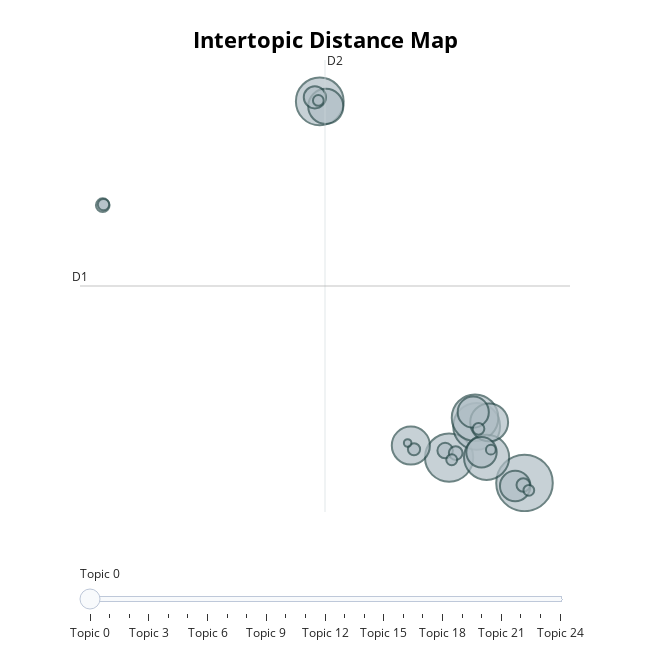

The code cell stored with this chart in its notebook:
### Code cell
# 6) Build K-Means for BERTopic
kmeans = KMeans(n_clusters=25, random_state=42, n_init='auto')

# 7) Your other components (reuse from your pipeline)
vectorizer_model = CountVectorizer(stop_words="english", min_df=2, ngram_range=(1,2))

# If you already defined representation_model (KeyBERT/POS/MMR/Gemini), reuse it:
# representation_model = {...}

# If you also want UMAP for topic *visualization* and global topic embedding inside BERTopic,
# keep a separate low-d UMAP (e.g., 5) as you had before:
umap_for_topics = UMAP(
    n_neighbors=15, n_components=5, min_dist=0.0, metric='cosine', random_state=42
)

# 8) Fit BERTopic with K-Means
topic_model_kmeans = BERTopic(
    embedding_model=embedding_model,          # we pass precomputed embeddings explicitly
    umap_model=umap_for_topics,    # for topic embedding & plotting inside BERTopic
    hdbscan_model=kmeans,          # <-- the key change
    vectorizer_model=vectorizer_model,
    representation_model=representation_model,  # if you used one before
    calculate_probabilities=False, # k-means doesn't yield calibrated probs
    top_n_words=10,
    verbose=True
)

topics, _ = topic_model_kmeans.fit_transform(full_text_list, embeddings)

# 4) Show names on the plot (version-proof)
info = topic_model_kmeans.get_topic_info()
labels = {int(r.Topic): r.Name for _, r in info[info["Topic"] != -1].iterrows()}
labels[-1] = "Outliers"

try:
    topic_model_kmeans.set_topic_labels(labels)        # newer versions
    fig = topic_model_kmeans.visualize_topics(custom_labels=True)
except AttributeError:
    fig = topic_model_kmeans.visualize_topics(custom_labels=labels)  # older versions

fig

### Figure 1 — Plotly figure (JSON) as saved in the notebook; plotly's stock layout.template omitted (floating-point values rounded to 4 significant figures)
{"data": [{"customdata": [[0, "0_palisades_pacific_pacific palisades_wildfire", 5645], [1, "1_help_support_relief_wildfire", 4105], [2, "2_trump_newsom_gavin_california", 4023], [3, "3_wildfire_calfire_california_fires", 3875], [4, "4_water_wildfire_climate_climate change", 3823], [5, "5_wildfire_safe_home_california", 3600], [6, "6_relief_wildfire relief_benefit_efforts", 2560], [7, "7_like wildfire_like_spread_spread like", 2534], [8, "8_prevention_wildfire prevention_billion_budget", 2175], [9, "9_insurance_wildfire_companies_state", 1713], [10, "10_winds_southern_southern california_risk", 1642], [11, "11_smoke_air_wildfire smoke_health", 1630], [12, "12_aid_wildfire aid_trump_california", 865], [13, "13_gouging_price gouging_price_elon", 423], [14, "14_bit help_help makes_sharing bit_gofundme donating", 331], [15, "15_breakthrough_wildfire firefighting_want tragedies_tragedies continue", 328], [16, "16_county jan_wildfire reported_reported los_breaking new", 322], [17, "17_meghan_harry_prince_prince harry", 264], [18, "18_settlement_spencer_spencer pratt_pratt", 240], [19, "19_changes wildfire_prevention strategies_signing_petition", 227], [20, "20_thank thoughts_relief thank_thoughts prayers_contribution", 212], [21, "21_alto_networks_incident_palo alto", 204], [22, "22_moraga_fair_vetoed_vetoed wildfire", 204], [23, "23_child_jean smart_san francisco_francisco", 169], [24, "24_wallet_solana_taking break_ive lost", 101]], "hovertemplate": "<b>Topic %{customdata[0]}</b><br>%{customdata[1]}<br>Size: %{customdata[2]}", "legendgroup": "", "marker": {"color": "#B0BEC5", "line": {"color": "DarkSlateGrey", "width": 2}, "size": [5645, 4105, 4023, 3875, 3823, 3600, 2560, 2534, 2175, 1713, 1642, 1630, 865, 423, 331, 328, 322, 264, 240, 227, 212, 204, 204, 169, 101], "sizemode": "area", "sizeref": 3.528, "symbol": "circle"}, "mode": "markers", "name": "", "orientation": "v", "showlegend": false, "type": "scatter", "x": [11.74, 8.466, 2.844, 9.664, 9.593, 10.1, 6.802, 10.21, 3.105, 9.515, 11.34, 9.874, 2.63, 8.294, 8.752, -6.59, 11.69, 6.94, 9.745, -6.557, 8.58, 11.93, 2.781, 10.28, 6.664], "xaxis": "x", "y": [-7.922, -6.454, 14.15, -4.647, -4.152, -6.441, -5.761, -4.418, 13.87, -3.826, -8.104, -6.151, 14.4, -6.05, -6.193, 8.153, -8.041, -5.974, -4.792, 8.185, -6.583, -8.353, 14.22, -5.996, -5.613], "yaxis": "y"}], "layout": {"annotations": [{"showarrow": false, "text": "D1", "x": -7.579, "y": 3.474, "yshift": 10}, {"showarrow": false, "text": "D2", "x": 3.071, "xshift": 10, "y": 16.55}], "height": 650, "hoverlabel": {"bgcolor": "white", "font": {"family": "Rockwell", "size": 16}}, "legend": {"itemsizing": "constant", "tracegroupgap": 0}, "margin": {"t": 60}, "shapes": [{"line": {"color": "#CFD8DC", "width": 2}, "type": "line", "x0": 3.071, "x1": 3.071, "y0": -9.606, "y1": 16.55}, {"line": {"color": "#9E9E9E", "width": 2}, "type": "line", "x0": -7.579, "x1": 13.72, "y0": 3.474, "y1": 3.474}], "sliders": [{"active": 0, "pad": {"t": 50}, "steps": [{"args": [{"marker.color": [["red", "#B0BEC5", "#B0BEC5", "#B0BEC5", "#B0BEC5", "#B0BEC5", "#B0BEC5", "#B0BEC5", "#B0BEC5", "#B0BEC5", "#B0BEC5", "#B0BEC5", "#B0BEC5", "#B0BEC5", "#B0BEC5", "#B0BEC5", "#B0BEC5", "#B0BEC5", "#B0BEC5", "#B0BEC5", "#B0BEC5", "#B0BEC5", "#B0BEC5", "#B0BEC5", "#B0BEC5"]]}], "label": "Topic 0", "method": "update"}, {"args": [{"marker.color": [["#B0BEC5", "red", "#B0BEC5", "#B0BEC5", "#B0BEC5", "#B0BEC5", "#B0BEC5", "#B0BEC5", "#B0BEC5", "#B0BEC5", "#B0BEC5", "#B0BEC5", "#B0BEC5", "#B0BEC5", "#B0BEC5", "#B0BEC5", "#B0BEC5", "#B0BEC5", "#B0BEC5", "#B0BEC5", "#B0BEC5", "#B0BEC5", "#B0BEC5", "#B0BEC5", "#B0BEC5"]]}], "label": "Topic 1", "method": "update"}, {"args": [{"marker.color": [["#B0BEC5", "#B0BEC5", "red", "#B0BEC5", "#B0BEC5", "#B0BEC5", "#B0BEC5", "#B0BEC5", "#B0BEC5", "#B0BEC5", "#B0BEC5", "#B0BEC5", "#B0BEC5", "#B0BEC5", "#B0BEC5", "#B0BEC5", "#B0BEC5", "#B0BEC5", "#B0BEC5", "#B0BEC5", "#B0BEC5", "#B0BEC5", "#B0BEC5", "#B0BEC5", "#B0BEC5"]]}], "label": "Topic 2", "method": "update"}, {"args": [{"marker.color": [["#B0BEC5", "#B0BEC5", "#B0BEC5", "red", "#B0BEC5", "#B0BEC5", "#B0BEC5", "#B0BEC5", "#B0BEC5", "#B0BEC5", "#B0BEC5", "#B0BEC5", "#B0BEC5", "#B0BEC5", "#B0BEC5", "#B0BEC5", "#B0BEC5", "#B0BEC5", "#B0BEC5", "#B0BEC5", "#B0BEC5", "#B0BEC5", "#B0BEC5", "#B0BEC5", "#B0BEC5"]]}], "label": "Topic 3", "method": "update"}, {"args": [{"marker.color": [["#B0BEC5", "#B0BEC5", "#B0BEC5", "#B0BEC5", "red", "#B0BEC5", "#B0BEC5", "#B0BEC5", "#B0BEC5", "#B0BEC5", "#B0BEC5", "#B0BEC5", "#B0BEC5", "#B0BEC5", "#B0BEC5", "#B0BEC5", "#B0BEC5", "#B0BEC5", "#B0BEC5", "#B0BEC5", "#B0BEC5", "#B0BEC5", "#B0BEC5", "#B0BEC5", "#B0BEC5"]]}], "label": "Topic 4", "method": "update"}, {"args": [{"marker.color": [["#B0BEC5", "#B0BEC5", "#B0BEC5", "#B0BEC5", "#B0BEC5", "red", "#B0BEC5", "#B0BEC5", "#B0BEC5", "#B0BEC5", "#B0BEC5", "#B0BEC5", "#B0BEC5", "#B0BEC5", "#B0BEC5", "#B0BEC5", "#B0BEC5", "#B0BEC5", "#B0BEC5", "#B0BEC5", "#B0BEC5", "#B0BEC5", "#B0BEC5", "#B0BEC5", "#B0BEC5"]]}], "label": "Topic 5", "method": "update"}, {"args": [{"marker.color": [["#B0BEC5", "#B0BEC5", "#B0BEC5", "#B0BEC5", "#B0BEC5", "#B0BEC5", "red", "#B0BEC5", "#B0BEC5", "#B0BEC5", "#B0BEC5", "#B0BEC5", "#B0BEC5", "#B0BEC5", "#B0BEC5", "#B0BEC5", "#B0BEC5", "#B0BEC5", "#B0BEC5", "#B0BEC5", "#B0BEC5", "#B0BEC5", "#B0BEC5", "#B0BEC5", "#B0BEC5"]]}], "label": "Topic 6", "method": "update"}, {"args": [{"marker.color": [["#B0BEC5", "#B0BEC5", "#B0BEC5", "#B0BEC5", "#B0BEC5", "#B0BEC5", "#B0BEC5", "red", "#B0BEC5", "#B0BEC5", "#B0BEC5", "#B0BEC5", "#B0BEC5", "#B0BEC5", "#B0BEC5", "#B0BEC5", "#B0BEC5", "#B0BEC5", "#B0BEC5", "#B0BEC5", "#B0BEC5", "#B0BEC5", "#B0BEC5", "#B0BEC5", "#B0BEC5"]]}], "label": "Topic 7", "method": "update"}, {"args": [{"marker.color": [["#B0BEC5", "#B0BEC5", "#B0BEC5", "#B0BEC5", "#B0BEC5", "#B0BEC5", "#B0BEC5", "#B0BEC5", "red", "#B0BEC5", "#B0BEC5", "#B0BEC5", "#B0BEC5", "#B0BEC5", "#B0BEC5", "#B0BEC5", "#B0BEC5", "#B0BEC5", "#B0BEC5", "#B0BEC5", "#B0BEC5", "#B0BEC5", "#B0BEC5", "#B0BEC5", "#B0BEC5"]]}], "label": "Topic 8", "method": "update"}, {"args": [{"marker.color": [["#B0BEC5", "#B0BEC5", "#B0BEC5", "#B0BEC5", "#B0BEC5", "#B0BEC5", "#B0BEC5", "#B0BEC5", "#B0BEC5", "red", "#B0BEC5", "#B0BEC5", "#B0BEC5", "#B0BEC5", "#B0BEC5", "#B0BEC5", "#B0BEC5", "#B0BEC5", "#B0BEC5", "#B0BEC5", "#B0BEC5", "#B0BEC5", "#B0BEC5", "#B0BEC5", "#B0BEC5"]]}], "label": "Topic 9", "method": "update"}, {"args": [{"marker.color": [["#B0BEC5", "#B0BEC5", "#B0BEC5", "#B0BEC5", "#B0BEC5", "#B0BEC5", "#B0BEC5", "#B0BEC5", "#B0BEC5", "#B0BEC5", "red", "#B0BEC5", "#B0BEC5", "#B0BEC5", "#B0BEC5", "#B0BEC5", "#B0BEC5", "#B0BEC5", "#B0BEC5", "#B0BEC5", "#B0BEC5", "#B0BEC5", "#B0BEC5", "#B0BEC5", "#B0BEC5"]]}], "label": "Topic 10", "method": "update"}, {"args": [{"marker.color": [["#B0BEC5", "#B0BEC5", "#B0BEC5", "#B0BEC5", "#B0BEC5", "#B0BEC5", "#B0BEC5", "#B0BEC5", "#B0BEC5", "#B0BEC5", "#B0BEC5", "red", "#B0BEC5", "#B0BEC5", "#B0BEC5", "#B0BEC5", "#B0BEC5", "#B0BEC5", "#B0BEC5", "#B0BEC5", "#B0BEC5", "#B0BEC5", "#B0BEC5", "#B0BEC5", "#B0BEC5"]]}], "label": "Topic 11", "method": "update"}, {"args": [{"marker.color": [["#B0BEC5", "#B0BEC5", "#B0BEC5", "#B0BEC5", "#B0BEC5", "#B0BEC5", "#B0BEC5", "#B0BEC5", "#B0BEC5", "#B0BEC5", "#B0BEC5", "#B0BEC5", "red", "#B0BEC5", "#B0BEC5", "#B0BEC5", "#B0BEC5", "#B0BEC5", "#B0BEC5", "#B0BEC5", "#B0BEC5", "#B0BEC5", "#B0BEC5", "#B0BEC5", "#B0BEC5"]]}], "label": "Topic 12", "method": "update"}, {"args": [{"marker.color": [["#B0BEC5", "#B0BEC5", "#B0BEC5", "#B0BEC5", "#B0BEC5", "#B0BEC5", "#B0BEC5", "#B0BEC5", "#B0BEC5", "#B0BEC5", "#B0BEC5", "#B0BEC5", "#B0BEC5", "red", "#B0BEC5", "#B0BEC5", "#B0BEC5", "#B0BEC5", "#B0BEC5", "#B0BEC5", "#B0BEC5", "#B0BEC5", "#B0BEC5", "#B0BEC5", "#B0BEC5"]]}], "label": "Topic 13", "method": "update"}, {"args": [{"marker.color": [["#B0BEC5", "#B0BEC5", "#B0BEC5", "#B0BEC5", "#B0BEC5", "#B0BEC5", "#B0BEC5", "#B0BEC5", "#B0BEC5", "#B0BEC5", "#B0BEC5", "#B0BEC5", "#B0BEC5", "#B0BEC5", "red", "#B0BEC5", "#B0BEC5", "#B0BEC5", "#B0BEC5", "#B0BEC5", "#B0BEC5", "#B0BEC5", "#B0BEC5", "#B0BEC5", "#B0BEC5"]]}], "label": "Topic 14", "method": "update"}, {"args": [{"marker.color": [["#B0BEC5", "#B0BEC5", "#B0BEC5", "#B0BEC5", "#B0BEC5", "#B0BEC5", "#B0BEC5", "#B0BEC5", "#B0BEC5", "#B0BEC5", "#B0BEC5", "#B0BEC5", "#B0BEC5", "#B0BEC5", "#B0BEC5", "red", "#B0BEC5", "#B0BEC5", "#B0BEC5", "#B0BEC5", "#B0BEC5", "#B0BEC5", "#B0BEC5", "#B0BEC5", "#B0BEC5"]]}], "label": "Topic 15", "method": "update"}, {"args": [{"marker.color": [["#B0BEC5", "#B0BEC5", "#B0BEC5", "#B0BEC5", "#B0BEC5", "#B0BEC5", "#B0BEC5", "#B0BEC5", "#B0BEC5", "#B0BEC5", "#B0BEC5", "#B0BEC5", "#B0BEC5", "#B0BEC5", "#B0BEC5", "#B0BEC5", "red", "#B0BEC5", "#B0BEC5", "#B0BEC5", "#B0BEC5", "#B0BEC5", "#B0BEC5", "#B0BEC5", "#B0BEC5"]]}], "label": "Topic 16", "method": "update"}, {"args": [{"marker.color": [["#B0BEC5", "#B0BEC5", "#B0BEC5", "#B0BEC5", "#B0BEC5", "#B0BEC5", "#B0BEC5", "#B0BEC5", "#B0BEC5", "#B0BEC5", "#B0BEC5", "#B0BEC5", "#B0BEC5", "#B0BEC5", "#B0BEC5", "#B0BEC5", "#B0BEC5", "red", "#B0BEC5", "#B0BEC5", "#B0BEC5", "#B0BEC5", "#B0BEC5", "#B0BEC5", "#B0BEC5"]]}], "label": "Topic 17", "method": "update"}, {"args": [{"marker.color": [["#B0BEC5", "#B0BEC5", "#B0BEC5", "#B0BEC5", "#B0BEC5", "#B0BEC5", "#B0BEC5", "#B0BEC5", "#B0BEC5", "#B0BEC5", "#B0BEC5", "#B0BEC5", "#B0BEC5", "#B0BEC5", "#B0BEC5", "#B0BEC5", "#B0BEC5", "#B0BEC5", "red", "#B0BEC5", "#B0BEC5", "#B0BEC5", "#B0BEC5", "#B0BEC5", "#B0BEC5"]]}], "label": "Topic 18", "method": "update"}, {"args": [{"marker.color": [["#B0BEC5", "#B0BEC5", "#B0BEC5", "#B0BEC5", "#B0BEC5", "#B0BEC5", "#B0BEC5", "#B0BEC5", "#B0BEC5", "#B0BEC5", "#B0BEC5", "#B0BEC5", "#B0BEC5", "#B0BEC5", "#B0BEC5", "#B0BEC5", "#B0BEC5", "#B0BEC5", "#B0BEC5", "red", "#B0BEC5", "#B0BEC5", "#B0BEC5", "#B0BEC5", "#B0BEC5"]]}], "label": "Topic 19", "method": "update"}, {"args": [{"marker.color": [["#B0BEC5", "#B0BEC5", "#B0BEC5", "#B0BEC5", "#B0BEC5", "#B0BEC5", "#B0BEC5", "#B0BEC5", "#B0BEC5", "#B0BEC5", "#B0BEC5", "#B0BEC5", "#B0BEC5", "#B0BEC5", "#B0BEC5", "#B0BEC5", "#B0BEC5", "#B0BEC5", "#B0BEC5", "#B0BEC5", "red", "#B0BEC5", "#B0BEC5", "#B0BEC5", "#B0BEC5"]]}], "label": "Topic 20", "method": "update"}, {"args": [{"marker.color": [["#B0BEC5", "#B0BEC5", "#B0BEC5", "#B0BEC5", "#B0BEC5", "#B0BEC5", "#B0BEC5", "#B0BEC5", "#B0BEC5", "#B0BEC5", "#B0BEC5", "#B0BEC5", "#B0BEC5", "#B0BEC5", "#B0BEC5", "#B0BEC5", "#B0BEC5", "#B0BEC5", "#B0BEC5", "#B0BEC5", "#B0BEC5", "red", "#B0BEC5", "#B0BEC5", "#B0BEC5"]]}], "label": "Topic 21", "method": "update"}, {"args": [{"marker.color": [["#B0BEC5", "#B0BEC5", "#B0BEC5", "#B0BEC5", "#B0BEC5", "#B0BEC5", "#B0BEC5", "#B0BEC5", "#B0BEC5", "#B0BEC5", "#B0BEC5", "#B0BEC5", "#B0BEC5", "#B0BEC5", "#B0BEC5", "#B0BEC5", "#B0BEC5", "#B0BEC5", "#B0BEC5", "#B0BEC5", "#B0BEC5", "#B0BEC5", "red", "#B0BEC5", "#B0BEC5"]]}], "label": "Topic 22", "method": "update"}, {"args": [{"marker.color": [["#B0BEC5", "#B0BEC5", "#B0BEC5", "#B0BEC5", "#B0BEC5", "#B0BEC5", "#B0BEC5", "#B0BEC5", "#B0BEC5", "#B0BEC5", "#B0BEC5", "#B0BEC5", "#B0BEC5", "#B0BEC5", "#B0BEC5", "#B0BEC5", "#B0BEC5", "#B0BEC5", "#B0BEC5", "#B0BEC5", "#B0BEC5", "#B0BEC5", "#B0BEC5", "red", "#B0BEC5"]]}], "label": "Topic 23", "method": "update"}, {"args": [{"marker.color": [["#B0BEC5", "#B0BEC5", "#B0BEC5", "#B0BEC5", "#B0BEC5", "#B0BEC5", "#B0BEC5", "#B0BEC5", "#B0BEC5", "#B0BEC5", "#B0BEC5", "#B0BEC5", "#B0BEC5", "#B0BEC5", "#B0BEC5", "#B0BEC5", "#B0BEC5", "#B0BEC5", "#B0BEC5", "#B0BEC5", "#B0BEC5", "#B0BEC5", "#B0BEC5", "#B0BEC5", "red"]]}], "label": "Topic 24", "method": "update"}]}], "title": {"font": {"color": "Black", "size": 22}, "text": "<b>Intertopic Distance Map</b>", "x": 0.5, "xanchor": "center", "y": 0.95, "yanchor": "top"}, "width": 650, "xaxis": {"anchor": "y", "domain": [0, 1], "range": [-7.579, 13.72], "title": {"text": ""}, "visible": false}, "yaxis": {"anchor": "x", "domain": [0, 1], "range": [-9.606, 16.55], "title": {"text": ""}, "visible": false}}}
